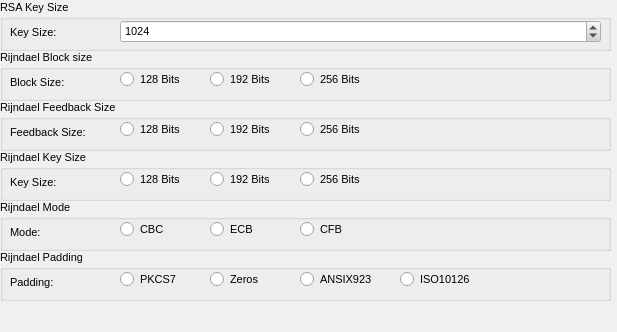
<ui version="4.0" >
 <class>CryptographyDialog</class>
 <widget class="QWidget" name="CryptographyDialog" >
  <property name="geometry" >
   <rect>
    <x>0</x>
    <y>0</y>
    <width>617</width>
    <height>332</height>
   </rect>
  </property>
  <property name="sizePolicy" >
   <sizepolicy>
    <hsizetype>7</hsizetype>
    <vsizetype>7</vsizetype>
    <horstretch>0</horstretch>
    <verstretch>0</verstretch>
   </sizepolicy>
  </property>
  <property name="palette" >
   <palette>
    <active>
     <colorrole role="WindowText" >
      <brush brushstyle="SolidPattern" >
       <color alpha="255" >
        <red>0</red>
        <green>0</green>
        <blue>0</blue>
       </color>
      </brush>
     </colorrole>
     <colorrole role="Button" >
      <brush brushstyle="SolidPattern" >
       <color alpha="255" >
        <red>208</red>
        <green>208</green>
        <blue>208</blue>
       </color>
      </brush>
     </colorrole>
     <colorrole role="Light" >
      <brush brushstyle="SolidPattern" >
       <color alpha="255" >
        <red>255</red>
        <green>255</green>
        <blue>255</blue>
       </color>
      </brush>
     </colorrole>
     <colorrole role="Midlight" >
      <brush brushstyle="SolidPattern" >
       <color alpha="255" >
        <red>247</red>
        <green>247</green>
        <blue>247</blue>
       </color>
      </brush>
     </colorrole>
     <colorrole role="Dark" >
      <brush brushstyle="SolidPattern" >
       <color alpha="255" >
        <red>104</red>
        <green>104</green>
        <blue>104</blue>
       </color>
      </brush>
     </colorrole>
     <colorrole role="Mid" >
      <brush brushstyle="SolidPattern" >
       <color alpha="255" >
        <red>139</red>
        <green>139</green>
        <blue>139</blue>
       </color>
      </brush>
     </colorrole>
     <colorrole role="Text" >
      <brush brushstyle="SolidPattern" >
       <color alpha="255" >
        <red>0</red>
        <green>0</green>
        <blue>0</blue>
       </color>
      </brush>
     </colorrole>
     <colorrole role="BrightText" >
      <brush brushstyle="SolidPattern" >
       <color alpha="255" >
        <red>255</red>
        <green>255</green>
        <blue>255</blue>
       </color>
      </brush>
     </colorrole>
     <colorrole role="ButtonText" >
      <brush brushstyle="SolidPattern" >
       <color alpha="255" >
        <red>0</red>
        <green>0</green>
        <blue>0</blue>
       </color>
      </brush>
     </colorrole>
     <colorrole role="Base" >
      <brush brushstyle="SolidPattern" >
       <color alpha="255" >
        <red>255</red>
        <green>255</green>
        <blue>255</blue>
       </color>
      </brush>
     </colorrole>
     <colorrole role="Window" >
      <brush brushstyle="SolidPattern" >
       <color alpha="255" >
        <red>240</red>
        <green>240</green>
        <blue>240</blue>
       </color>
      </brush>
     </colorrole>
     <colorrole role="Shadow" >
      <brush brushstyle="SolidPattern" >
       <color alpha="255" >
        <red>0</red>
        <green>0</green>
        <blue>0</blue>
       </color>
      </brush>
     </colorrole>
     <colorrole role="Highlight" >
      <brush brushstyle="SolidPattern" >
       <color alpha="255" >
        <red>0</red>
        <green>0</green>
        <blue>128</blue>
       </color>
      </brush>
     </colorrole>
     <colorrole role="HighlightedText" >
      <brush brushstyle="SolidPattern" >
       <color alpha="255" >
        <red>255</red>
        <green>255</green>
        <blue>255</blue>
       </color>
      </brush>
     </colorrole>
     <colorrole role="Link" >
      <brush brushstyle="SolidPattern" >
       <color alpha="255" >
        <red>0</red>
        <green>0</green>
        <blue>255</blue>
       </color>
      </brush>
     </colorrole>
     <colorrole role="LinkVisited" >
      <brush brushstyle="SolidPattern" >
       <color alpha="255" >
        <red>255</red>
        <green>0</green>
        <blue>255</blue>
       </color>
      </brush>
     </colorrole>
     <colorrole role="AlternateBase" >
      <brush brushstyle="SolidPattern" >
       <color alpha="255" >
        <red>231</red>
        <green>231</green>
        <blue>231</blue>
       </color>
      </brush>
     </colorrole>
    </active>
    <inactive>
     <colorrole role="WindowText" >
      <brush brushstyle="SolidPattern" >
       <color alpha="255" >
        <red>0</red>
        <green>0</green>
        <blue>0</blue>
       </color>
      </brush>
     </colorrole>
     <colorrole role="Button" >
      <brush brushstyle="SolidPattern" >
       <color alpha="255" >
        <red>208</red>
        <green>208</green>
        <blue>208</blue>
       </color>
      </brush>
     </colorrole>
     <colorrole role="Light" >
      <brush brushstyle="SolidPattern" >
       <color alpha="255" >
        <red>255</red>
        <green>255</green>
        <blue>255</blue>
       </color>
      </brush>
     </colorrole>
     <colorrole role="Midlight" >
      <brush brushstyle="SolidPattern" >
       <color alpha="255" >
        <red>247</red>
        <green>247</green>
        <blue>247</blue>
       </color>
      </brush>
     </colorrole>
     <colorrole role="Dark" >
      <brush brushstyle="SolidPattern" >
       <color alpha="255" >
        <red>104</red>
        <green>104</green>
        <blue>104</blue>
       </color>
      </brush>
     </colorrole>
     <colorrole role="Mid" >
      <brush brushstyle="SolidPattern" >
       <color alpha="255" >
        <red>139</red>
        <green>139</green>
        <blue>139</blue>
       </color>
      </brush>
     </colorrole>
     <colorrole role="Text" >
      <brush brushstyle="SolidPattern" >
       <color alpha="255" >
        <red>0</red>
        <green>0</green>
        <blue>0</blue>
       </color>
      </brush>
     </colorrole>
     <colorrole role="BrightText" >
      <brush brushstyle="SolidPattern" >
       <color alpha="255" >
        <red>255</red>
        <green>255</green>
        <blue>255</blue>
       </color>
      </brush>
     </colorrole>
     <colorrole role="ButtonText" >
      <brush brushstyle="SolidPattern" >
       <color alpha="255" >
        <red>0</red>
        <green>0</green>
        <blue>0</blue>
       </color>
      </brush>
     </colorrole>
     <colorrole role="Base" >
      <brush brushstyle="SolidPattern" >
       <color alpha="255" >
        <red>255</red>
        <green>255</green>
        <blue>255</blue>
       </color>
      </brush>
     </colorrole>
     <colorrole role="Window" >
      <brush brushstyle="SolidPattern" >
       <color alpha="255" >
        <red>240</red>
        <green>240</green>
        <blue>240</blue>
       </color>
      </brush>
     </colorrole>
     <colorrole role="Shadow" >
      <brush brushstyle="SolidPattern" >
       <color alpha="255" >
        <red>0</red>
        <green>0</green>
        <blue>0</blue>
       </color>
      </brush>
     </colorrole>
     <colorrole role="Highlight" >
      <brush brushstyle="SolidPattern" >
       <color alpha="255" >
        <red>192</red>
        <green>192</green>
        <blue>192</blue>
       </color>
      </brush>
     </colorrole>
     <colorrole role="HighlightedText" >
      <brush brushstyle="SolidPattern" >
       <color alpha="255" >
        <red>0</red>
        <green>0</green>
        <blue>0</blue>
       </color>
      </brush>
     </colorrole>
     <colorrole role="Link" >
      <brush brushstyle="SolidPattern" >
       <color alpha="255" >
        <red>0</red>
        <green>0</green>
        <blue>255</blue>
       </color>
      </brush>
     </colorrole>
     <colorrole role="LinkVisited" >
      <brush brushstyle="SolidPattern" >
       <color alpha="255" >
        <red>255</red>
        <green>0</green>
        <blue>255</blue>
       </color>
      </brush>
     </colorrole>
     <colorrole role="AlternateBase" >
      <brush brushstyle="SolidPattern" >
       <color alpha="255" >
        <red>231</red>
        <green>231</green>
        <blue>231</blue>
       </color>
      </brush>
     </colorrole>
    </inactive>
    <disabled>
     <colorrole role="WindowText" >
      <brush brushstyle="SolidPattern" >
       <color alpha="255" >
        <red>104</red>
        <green>104</green>
        <blue>104</blue>
       </color>
      </brush>
     </colorrole>
     <colorrole role="Button" >
      <brush brushstyle="SolidPattern" >
       <color alpha="255" >
        <red>208</red>
        <green>208</green>
        <blue>208</blue>
       </color>
      </brush>
     </colorrole>
     <colorrole role="Light" >
      <brush brushstyle="SolidPattern" >
       <color alpha="255" >
        <red>255</red>
        <green>255</green>
        <blue>255</blue>
       </color>
      </brush>
     </colorrole>
     <colorrole role="Midlight" >
      <brush brushstyle="SolidPattern" >
       <color alpha="255" >
        <red>247</red>
        <green>247</green>
        <blue>247</blue>
       </color>
      </brush>
     </colorrole>
     <colorrole role="Dark" >
      <brush brushstyle="SolidPattern" >
       <color alpha="255" >
        <red>104</red>
        <green>104</green>
        <blue>104</blue>
       </color>
      </brush>
     </colorrole>
     <colorrole role="Mid" >
      <brush brushstyle="SolidPattern" >
       <color alpha="255" >
        <red>139</red>
        <green>139</green>
        <blue>139</blue>
       </color>
      </brush>
     </colorrole>
     <colorrole role="Text" >
      <brush brushstyle="SolidPattern" >
       <color alpha="255" >
        <red>104</red>
        <green>104</green>
        <blue>104</blue>
       </color>
      </brush>
     </colorrole>
     <colorrole role="BrightText" >
      <brush brushstyle="SolidPattern" >
       <color alpha="255" >
        <red>255</red>
        <green>255</green>
        <blue>255</blue>
       </color>
      </brush>
     </colorrole>
     <colorrole role="ButtonText" >
      <brush brushstyle="SolidPattern" >
       <color alpha="255" >
        <red>104</red>
        <green>104</green>
        <blue>104</blue>
       </color>
      </brush>
     </colorrole>
     <colorrole role="Base" >
      <brush brushstyle="SolidPattern" >
       <color alpha="255" >
        <red>240</red>
        <green>240</green>
        <blue>240</blue>
       </color>
      </brush>
     </colorrole>
     <colorrole role="Window" >
      <brush brushstyle="SolidPattern" >
       <color alpha="255" >
        <red>240</red>
        <green>240</green>
        <blue>240</blue>
       </color>
      </brush>
     </colorrole>
     <colorrole role="Shadow" >
      <brush brushstyle="SolidPattern" >
       <color alpha="255" >
        <red>0</red>
        <green>0</green>
        <blue>0</blue>
       </color>
      </brush>
     </colorrole>
     <colorrole role="Highlight" >
      <brush brushstyle="SolidPattern" >
       <color alpha="255" >
        <red>0</red>
        <green>0</green>
        <blue>128</blue>
       </color>
      </brush>
     </colorrole>
     <colorrole role="HighlightedText" >
      <brush brushstyle="SolidPattern" >
       <color alpha="255" >
        <red>255</red>
        <green>255</green>
        <blue>255</blue>
       </color>
      </brush>
     </colorrole>
     <colorrole role="Link" >
      <brush brushstyle="SolidPattern" >
       <color alpha="255" >
        <red>0</red>
        <green>0</green>
        <blue>255</blue>
       </color>
      </brush>
     </colorrole>
     <colorrole role="LinkVisited" >
      <brush brushstyle="SolidPattern" >
       <color alpha="255" >
        <red>255</red>
        <green>0</green>
        <blue>255</blue>
       </color>
      </brush>
     </colorrole>
     <colorrole role="AlternateBase" >
      <brush brushstyle="SolidPattern" >
       <color alpha="255" >
        <red>231</red>
        <green>231</green>
        <blue>231</blue>
       </color>
      </brush>
     </colorrole>
    </disabled>
   </palette>
  </property>
  <property name="font" >
   <font>
    <family>Arial</family>
    <pointsize>8</pointsize>
    <weight>50</weight>
    <italic>false</italic>
    <bold>false</bold>
    <underline>false</underline>
    <strikeout>false</strikeout>
   </font>
  </property>
  <property name="contextMenuPolicy" >
   <enum>Qt::NoContextMenu</enum>
  </property>
  <widget class="QGroupBox" name="groupBox_2" >
   <property name="geometry" >
    <rect>
     <x>0</x>
     <y>0</y>
     <width>611</width>
     <height>51</height>
    </rect>
   </property>
   <property name="title" >
    <string>RSA Key Size</string>
   </property>
   <widget class="QLabel" name="label" >
    <property name="geometry" >
     <rect>
      <x>10</x>
      <y>20</y>
      <width>54</width>
      <height>25</height>
     </rect>
    </property>
    <property name="text" >
     <string>Key Size:</string>
    </property>
   </widget>
   <widget class="QSpinBox" name="spinBoxkeysize" >
    <property name="geometry" >
     <rect>
      <x>120</x>
      <y>20</y>
      <width>481</width>
      <height>23</height>
     </rect>
    </property>
    <property name="maximum" >
     <number>16384</number>
    </property>
    <property name="minimum" >
     <number>384</number>
    </property>
    <property name="value" >
     <number>1024</number>
    </property>
   </widget>
  </widget>
  <widget class="QGroupBox" name="groupBox_7" >
   <property name="geometry" >
    <rect>
     <x>0</x>
     <y>200</y>
     <width>611</width>
     <height>51</height>
    </rect>
   </property>
   <property name="title" >
    <string>Rijndael Mode</string>
   </property>
   <widget class="QRadioButton" name="radioButton_12" >
    <property name="geometry" >
     <rect>
      <x>120</x>
      <y>20</y>
      <width>83</width>
      <height>18</height>
     </rect>
    </property>
    <property name="text" >
     <string>CBC</string>
    </property>
   </widget>
   <widget class="QRadioButton" name="radioButton_13" >
    <property name="geometry" >
     <rect>
      <x>210</x>
      <y>20</y>
      <width>71</width>
      <height>18</height>
     </rect>
    </property>
    <property name="text" >
     <string>ECB</string>
    </property>
   </widget>
   <widget class="QRadioButton" name="radioButton_14" >
    <property name="geometry" >
     <rect>
      <x>300</x>
      <y>20</y>
      <width>83</width>
      <height>18</height>
     </rect>
    </property>
    <property name="text" >
     <string>CFB</string>
    </property>
   </widget>
   <widget class="QLabel" name="label_5" >
    <property name="geometry" >
     <rect>
      <x>10</x>
      <y>20</y>
      <width>61</width>
      <height>25</height>
     </rect>
    </property>
    <property name="text" >
     <string>Mode:</string>
    </property>
   </widget>
  </widget>
  <widget class="QGroupBox" name="groupBox_6" >
   <property name="geometry" >
    <rect>
     <x>0</x>
     <y>250</y>
     <width>611</width>
     <height>51</height>
    </rect>
   </property>
   <property name="title" >
    <string>Rijndael Padding</string>
   </property>
   <widget class="QRadioButton" name="radioButton_15" >
    <property name="geometry" >
     <rect>
      <x>120</x>
      <y>20</y>
      <width>83</width>
      <height>18</height>
     </rect>
    </property>
    <property name="text" >
     <string>PKCS7</string>
    </property>
   </widget>
   <widget class="QRadioButton" name="radioButton_16" >
    <property name="geometry" >
     <rect>
      <x>210</x>
      <y>20</y>
      <width>83</width>
      <height>18</height>
     </rect>
    </property>
    <property name="text" >
     <string>Zeros</string>
    </property>
   </widget>
   <widget class="QRadioButton" name="radioButton_17" >
    <property name="geometry" >
     <rect>
      <x>300</x>
      <y>20</y>
      <width>83</width>
      <height>18</height>
     </rect>
    </property>
    <property name="text" >
     <string>ANSIX923</string>
    </property>
   </widget>
   <widget class="QRadioButton" name="radioButton_18" >
    <property name="geometry" >
     <rect>
      <x>400</x>
      <y>20</y>
      <width>83</width>
      <height>18</height>
     </rect>
    </property>
    <property name="text" >
     <string>ISO10126</string>
    </property>
   </widget>
   <widget class="QLabel" name="label_6" >
    <property name="geometry" >
     <rect>
      <x>10</x>
      <y>20</y>
      <width>61</width>
      <height>25</height>
     </rect>
    </property>
    <property name="text" >
     <string>Padding:</string>
    </property>
   </widget>
  </widget>
  <widget class="QGroupBox" name="groupBox_3" >
   <property name="geometry" >
    <rect>
     <x>0</x>
     <y>100</y>
     <width>611</width>
     <height>51</height>
    </rect>
   </property>
   <property name="title" >
    <string>Rijndael Feedback Size</string>
   </property>
   <widget class="QRadioButton" name="radioButton_2" >
    <property name="geometry" >
     <rect>
      <x>120</x>
      <y>20</y>
      <width>83</width>
      <height>18</height>
     </rect>
    </property>
    <property name="text" >
     <string>128 Bits</string>
    </property>
   </widget>
   <widget class="QRadioButton" name="radioButton_5" >
    <property name="geometry" >
     <rect>
      <x>210</x>
      <y>20</y>
      <width>83</width>
      <height>18</height>
     </rect>
    </property>
    <property name="text" >
     <string>192 Bits</string>
    </property>
   </widget>
   <widget class="QRadioButton" name="radioButton_10" >
    <property name="geometry" >
     <rect>
      <x>300</x>
      <y>20</y>
      <width>83</width>
      <height>18</height>
     </rect>
    </property>
    <property name="text" >
     <string>256 Bits</string>
    </property>
   </widget>
   <widget class="QLabel" name="label_3" >
    <property name="geometry" >
     <rect>
      <x>10</x>
      <y>20</y>
      <width>82</width>
      <height>25</height>
     </rect>
    </property>
    <property name="text" >
     <string>Feedback Size:</string>
    </property>
   </widget>
  </widget>
  <widget class="QGroupBox" name="groupBox_4" >
   <property name="geometry" >
    <rect>
     <x>0</x>
     <y>50</y>
     <width>611</width>
     <height>51</height>
    </rect>
   </property>
   <property name="title" >
    <string>Rijndael Block size</string>
   </property>
   <widget class="QRadioButton" name="radioButton" >
    <property name="geometry" >
     <rect>
      <x>120</x>
      <y>20</y>
      <width>83</width>
      <height>18</height>
     </rect>
    </property>
    <property name="text" >
     <string>128 Bits</string>
    </property>
   </widget>
   <widget class="QRadioButton" name="radioButton_7" >
    <property name="geometry" >
     <rect>
      <x>230</x>
      <y>50</y>
      <width>83</width>
      <height>18</height>
     </rect>
    </property>
    <property name="text" >
     <string>192 Bits</string>
    </property>
   </widget>
   <widget class="QRadioButton" name="radioButton_8" >
    <property name="geometry" >
     <rect>
      <x>240</x>
      <y>60</y>
      <width>83</width>
      <height>18</height>
     </rect>
    </property>
    <property name="text" >
     <string>192 Bits</string>
    </property>
   </widget>
   <widget class="QRadioButton" name="radioButton_4" >
    <property name="geometry" >
     <rect>
      <x>210</x>
      <y>20</y>
      <width>83</width>
      <height>18</height>
     </rect>
    </property>
    <property name="text" >
     <string>192 Bits</string>
    </property>
   </widget>
   <widget class="QRadioButton" name="radioButton_9" >
    <property name="geometry" >
     <rect>
      <x>300</x>
      <y>20</y>
      <width>83</width>
      <height>18</height>
     </rect>
    </property>
    <property name="text" >
     <string>256 Bits</string>
    </property>
   </widget>
   <widget class="QLabel" name="label_2" >
    <property name="geometry" >
     <rect>
      <x>10</x>
      <y>20</y>
      <width>61</width>
      <height>25</height>
     </rect>
    </property>
    <property name="text" >
     <string>Block Size:</string>
    </property>
   </widget>
  </widget>
  <widget class="QGroupBox" name="groupBox_5" >
   <property name="geometry" >
    <rect>
     <x>0</x>
     <y>150</y>
     <width>611</width>
     <height>51</height>
    </rect>
   </property>
   <property name="title" >
    <string>Rijndael Key Size</string>
   </property>
   <widget class="QRadioButton" name="radioButton_3" >
    <property name="geometry" >
     <rect>
      <x>120</x>
      <y>20</y>
      <width>83</width>
      <height>18</height>
     </rect>
    </property>
    <property name="text" >
     <string>128 Bits</string>
    </property>
   </widget>
   <widget class="QRadioButton" name="radioButton_11" >
    <property name="geometry" >
     <rect>
      <x>300</x>
      <y>20</y>
      <width>83</width>
      <height>18</height>
     </rect>
    </property>
    <property name="text" >
     <string>256 Bits</string>
    </property>
   </widget>
   <widget class="QRadioButton" name="radioButton_6" >
    <property name="geometry" >
     <rect>
      <x>210</x>
      <y>20</y>
      <width>83</width>
      <height>18</height>
     </rect>
    </property>
    <property name="text" >
     <string>192 Bits</string>
    </property>
   </widget>
   <widget class="QLabel" name="label_4" >
    <property name="geometry" >
     <rect>
      <x>10</x>
      <y>20</y>
      <width>54</width>
      <height>25</height>
     </rect>
    </property>
    <property name="text" >
     <string>Key Size:</string>
    </property>
   </widget>
  </widget>
 </widget>
 <tabstops>
  <tabstop>spinBoxkeysize</tabstop>
  <tabstop>radioButton</tabstop>
  <tabstop>radioButton_4</tabstop>
  <tabstop>radioButton_9</tabstop>
  <tabstop>radioButton_2</tabstop>
  <tabstop>radioButton_5</tabstop>
  <tabstop>radioButton_10</tabstop>
  <tabstop>radioButton_3</tabstop>
  <tabstop>radioButton_6</tabstop>
  <tabstop>radioButton_11</tabstop>
  <tabstop>radioButton_12</tabstop>
  <tabstop>radioButton_13</tabstop>
  <tabstop>radioButton_14</tabstop>
  <tabstop>radioButton_15</tabstop>
  <tabstop>radioButton_16</tabstop>
  <tabstop>radioButton_17</tabstop>
  <tabstop>radioButton_18</tabstop>
  <tabstop>radioButton_8</tabstop>
  <tabstop>radioButton_7</tabstop>
 </tabstops>
 <resources>
  <include location="../images.qrc" />
 </resources>
 <connections/>
</ui>
